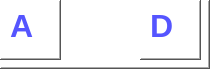
                 <widget class="QFrame" name="alpha_button_3">
                  <property name="styleSheet">
                   <string notr="true">background-color: rgb(255, 255, 255);</string>
                  </property>
                  <property name="frameShape">
                   <enum>QFrame::WinPanel</enum>
                  </property>
                  <property name="frameShadow">
                   <enum>QFrame::Raised</enum>
                  </property>
                  <property name="lineWidth">
                   <number>7</number>
                  </property>
                  <widget class="QLabel" name="letter_a_5">
                   <property name="geometry">
                    <rect>
                     <x>10</x>
                     <y>10</y>
                     <width>31</width>
                     <height>31</height>
                    </rect>
                   </property>
                   <property name="font">
                    <font>
                     <pointsize>24</pointsize>
                     <weight>75</weight>
                     <bold>true</bold>
                    </font>
                   </property>
                   <property name="styleSheet">
                    <string notr="true">color: rgb(85, 85, 255);</string>
                   </property>
                   <property name="frameShadow">
                    <enum>QFrame::Plain</enum>
                   </property>
                   <property name="text">
                    <string>D</string>
                   </property>
                  </widget>
                  <widget class="QFrame" name="alpha_button_13">
                   <property name="geometry">
                    <rect>
                     <x>140</x>
                     <y>0</y>
                     <width>61</width>
                     <height>60</height>
                    </rect>
                   </property>
                   <property name="styleSheet">
                    <string notr="true">background-color: rgb(255, 255, 255);</string>
                   </property>
                   <property name="frameShape">
                    <enum>QFrame::WinPanel</enum>
                   </property>
                   <property name="frameShadow">
                    <enum>QFrame::Raised</enum>
                   </property>
                   <property name="lineWidth">
                    <number>7</number>
                   </property>
                   <widget class="QLabel" name="letter_a_9">
                    <property name="geometry">
                     <rect>
                      <x>10</x>
                      <y>10</y>
                      <width>31</width>
                      <height>31</height>
                     </rect>
                    </property>
                    <property name="font">
                     <font>
                      <pointsize>24</pointsize>
                      <weight>75</weight>
                      <bold>true</bold>
                     </font>
                    </property>
                    <property name="styleSheet">
                     <string notr="true">color: rgb(85, 85, 255);</string>
                    </property>
                    <property name="frameShadow">
                     <enum>QFrame::Plain</enum>
                    </property>
                    <property name="text">
                     <string>D</string>
                    </property>
                   </widget>
                  </widget>
                  <widget class="QFrame" name="alpha_button_14">
                   <property name="geometry">
                    <rect>
                     <x>0</x>
                     <y>0</y>
                     <width>61</width>
                     <height>60</height>
                    </rect>
                   </property>
                   <property name="styleSheet">
                    <string notr="true">background-color: rgb(255, 255, 255);</string>
                   </property>
                   <property name="frameShape">
                    <enum>QFrame::WinPanel</enum>
                   </property>
                   <property name="frameShadow">
                    <enum>QFrame::Raised</enum>
                   </property>
                   <property name="lineWidth">
                    <number>7</number>
                   </property>
                   <widget class="QLabel" name="letter_a_10">
                    <property name="geometry">
                     <rect>
                      <x>10</x>
                      <y>10</y>
                      <width>31</width>
                      <height>31</height>
                     </rect>
                    </property>
                    <property name="font">
                     <font>
                      <pointsize>24</pointsize>
                      <weight>75</weight>
                      <bold>true</bold>
                     </font>
                    </property>
                    <property name="styleSheet">
                     <string notr="true">color: rgb(85, 85, 255);</string>
                    </property>
                    <property name="frameShadow">
                     <enum>QFrame::Plain</enum>
                    </property>
                    <property name="text">
                     <string>A</string>
                    </property>
                   </widget>
                  </widget>
                 </widget>
